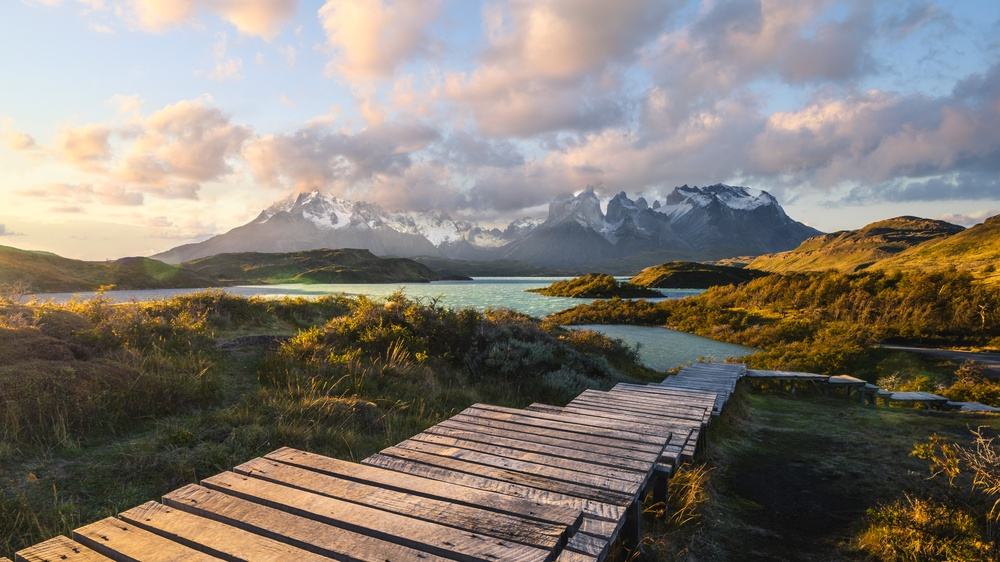
#> input picture SESI 3/pemandangan.jpg, 1000 x 562 px, shrunk from 3840 x 2160 before the run, found by its file name
$ python translation.py
#> lines starting #> are read from the running program, lines starting #| are printed output that depends on the picture
import cv2
import numpy as np
import matplotlib.pyplot as plt

# Membaca gambar seperti biasa
img = cv2.imread("pemandangan.jpg")
#> img is the input picture: shape (562, 1000, 3); mean B, G, R 114.5, 123.4, 131
img = cv2.cvtColor(img, cv2.COLOR_BGR2RGB)

tinggi, lebar = img.shape[:2]
#> tinggi = 562; lebar = 1000

# ini proses translasi
M = np.float32([
    [1, 0, 150],
    [0, 1, 75]
])

# Melakukan translasi
hasil = cv2.warpAffine(
    img, M, (lebar, tinggi)
)
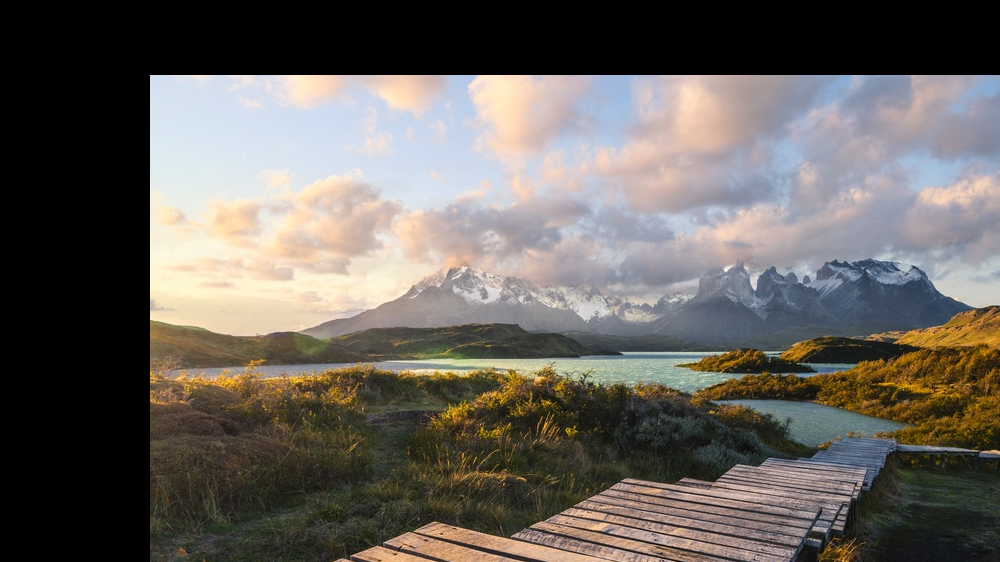
#> hasil: shape (562, 1000, 3); mean R, G, B 103.2, 98.4, 93

# Menampilkan hasil
plt.figure(figsize=(10, 5))

plt.subplot(1, 2, 1)
plt.imshow(img)
plt.title("Citra Asli")
plt.axis("off")

plt.subplot(1, 2, 2)
plt.imshow(hasil)
plt.title("Hasil Translation")
plt.axis("off")

plt.show()
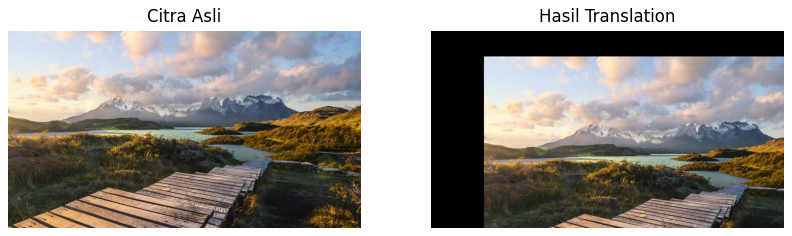
#> figure drawn by matplotlib, 2 panels
